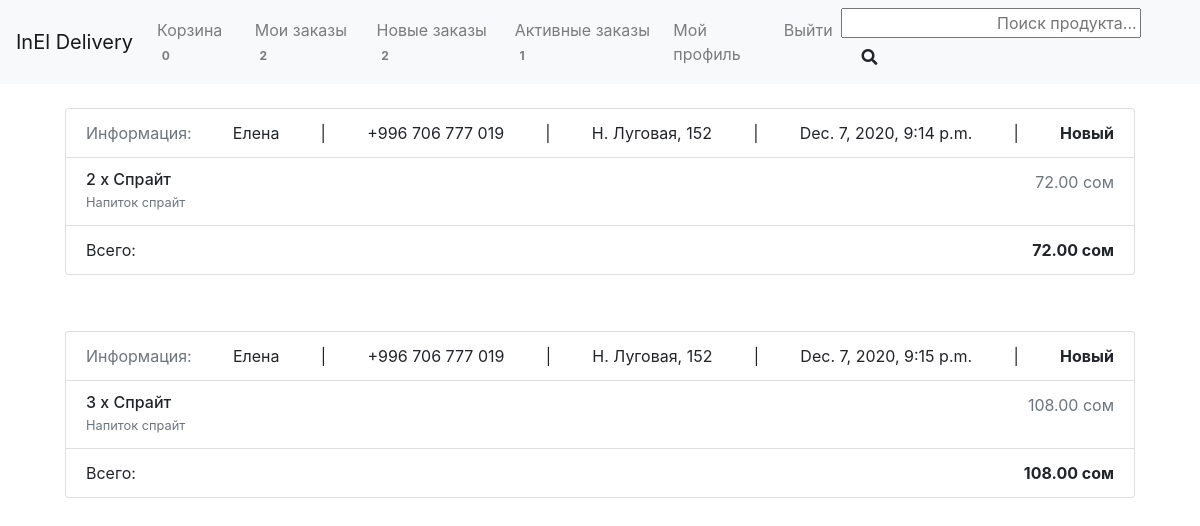
The page /ordered/ (signed in) on the database its author committed.
### inel_delivery/users/models.py (models this page shows, shortened)
class User(AbstractUser):
    name = CharField(_("Name of User"), blank=True, max_length=255)

### products/models.py (models this page shows, shortened)
class Deliveryman(models.Model):
    user = models.OneToOneField(settings.AUTH_USER_MODEL, on_delete=models.CASCADE, verbose_name="Пользователь")
    phone = models.CharField(max_length=255, verbose_name='Номер телефона')
    class Meta:
        verbose_name = "Курьер"
        verbose_name_plural = "Курьеры"

class Order(models.Model):
    STATUS = (
        ('Новый', 'Новый заказ'),
        ('В ожидании', 'Заказ в ожидании'),
        ('Выполнен', 'Выполненный заказ')
    )
    user = models.ForeignKey(settings.AUTH_USER_MODEL, on_delete=models.CASCADE, verbose_name="Пользователь")
    products = models.ManyToManyField(OrderProduct, verbose_name="Продукты")
    created_date = models.DateTimeField(verbose_name="Дата")
    status = models.CharField(max_length=16, default='Новый', choices=STATUS, verbose_name="Статус")
    ordered = models.BooleanField(default=False, verbose_name="Заказ оформлен")
    name = models.CharField(max_length=255, null=True, verbose_name="ИФО")
    phone = models.CharField(max_length=255, null=True, verbose_name='Номер телефона')
    address = models.TextField(null=True, verbose_name="Адрес")
    deliveryman = models.ForeignKey(Deliveryman, blank=True, null=True, on_delete=models.CASCADE, verbose_name="Курьер")
    def get_total(self):
        total = 0
        for product in self.products.all():
            total += product.get_final_price()
        return total
    class Meta:
        verbose_name = "Заказ"
        verbose_name_plural = "Заказы"
        permissions = (("view_orders_page", "Can view the orders page"),
                       ("take_orders", "Can take orders"),)

class OrderProduct(models.Model):
    user = models.ForeignKey(settings.AUTH_USER_MODEL, on_delete=models.CASCADE, verbose_name="Пользователь")
    product = models.ForeignKey(Product, on_delete=models.CASCADE, verbose_name="Продукт")
    amount = models.IntegerField(default=1, verbose_name="Количество")
    ordered = models.BooleanField(default=False, verbose_name="Заказ оформлен")
    def get_total_item_price(self):
        return self.amount * self.product.price
    def get_final_price(self):
        return self.get_total_item_price()
    class Meta:
        verbose_name = "Заказанный продукт"
        verbose_name_plural = "Заказанные продукты"

class Product(models.Model):
    name = models.CharField(max_length=255, verbose_name="Название")
    slug = models.SlugField(max_length=255, db_index=True)
    category = models.ForeignKey(Category, on_delete=models.CASCADE, verbose_name="Категория")
    store = models.ForeignKey(Store, on_delete=models.CASCADE, verbose_name="Магазин")
    price = models.DecimalField(decimal_places=2, max_digits=19, verbose_name="Цена")
    desc = models.CharField(max_length=255, verbose_name="Описание")
    available = models.BooleanField(default=True, verbose_name="Доступен")
    created = models.DateTimeField(auto_now_add=True)
    updated = models.DateTimeField(auto_now=True)
    picture = models.ImageField(upload_to="products_pic/", verbose_name="Картинка", blank=True,
                                default="products_pic/no-image.jpg")
    mini_picture = ImageSpecField(source="picture", processors=[ResizeToFill(800, 600)],
                                 format="JPEG", options={"quality": 100})
    class Meta:
        verbose_name = "Продукт"
        verbose_name_plural = "Продукты"

### products/views.py (the view)
# urls.py: path("ordered/", OrderedList.as_view(), name="ordered"),
class OrderedList(LoginRequiredMixin, PermissionRequiredMixin, ListView):
    model = Order
    permission_required = 'products.view_orders_page'
    template_name = 'products/ordered.html'
    context_object_name = 'ordered_list'
    def get_queryset(self):
        return Order.objects.filter(ordered=True, deliveryman=None)

### inel_delivery/utils/context_processors.py (called while the page is built)
def settings_context(_request):
    return {"DEBUG": settings.DEBUG}

### products/templatetags/cart_template_tags.py (called while the page is built)
@register.filter
def cart_item_count(user):
    if user.is_authenticated:
        qs = Order.objects.filter(user=user.id, ordered=False)
        if qs.exists():
            return qs[0].products.count()
    return 0

@register.filter
def ordered_count(user):
    if user.is_authenticated:
        qs = Order.objects.filter(ordered=True, deliveryman=None)
        if qs.exists():
            return qs.count()
    return 0

@register.filter
def my_order_count(user):
    if user.is_authenticated:
        qs = Order.objects.filter(user=user.id, ordered=True)
        if qs.exists():
            return qs.count()
    return 0

@register.filter
def orders_taken_count(user):
    if user.is_authenticated:
        if Deliveryman.objects.filter(user=user.id).exists():
            deliveryman = Deliveryman.objects.get(user=user.id)
            qs = Order.objects.filter(deliveryman=deliveryman)
            if qs.exists():
                return qs.count()
        return 0
    return 0

### inel_delivery/templates/products/ordered.html
{% extends "base.html" %}
{% load crispy_forms_tags %}
{% block content %}
  {% for ordered in ordered_list %}
    <div class="card-body">
      <ul class="list-group mb-3 z-depth-1">
        <li class="list-group-item d-flex justify-content-between lh-condensed">
          <span class="text-muted">Информация:</span>
          <span>{{ ordered.name }}</span>|<span>{{ ordered.phone }}</span>|
          <span>{{ ordered.address }}</span>|<span>{{ ordered.created_date }}</span>|
          <strong><span>{{ ordered.status }}</span></strong>
        </li>
        {% for order_product in ordered.products.all %}
        <li class="list-group-item d-flex justify-content-between lh-condensed">
            <div>
              <h6 class="my-0">{{ order_product.amount }} x {{ order_product.product.name }}</h6>
              <small class="text-muted">{{ order_product.product.desc }}</small>
            </div>
            <span class="text-muted">{{ order_product.get_final_price }} сом</span>
        </li>
        {% endfor %}
        <li class="list-group-item d-flex justify-content-between">
            <span>Всего:</span>
            <strong>{{ ordered.get_total }} сом</strong>
        </li>
      </ul>
    </div>
  {% endfor %}
{% endblock %}

### inel_delivery/templates/base.html (shortened to what this page needs)
{% load static i18n %}
{% load cart_template_tags %}
<!DOCTYPE html>
<html lang="en">
  <head>
    {% block css %}
    <link rel="stylesheet" href="https://pro.fontawesome.com/releases/v5.10.0/css/all.css"/>
    <link href="https://stackpath.bootstrapcdn.com/bootstrap/4.3.1/css/bootstrap.min.css" rel="stylesheet">
    <link href="{% static 'css/project.css' %}" rel="stylesheet">
    {% endblock %}
  </head>
  <body>
    <div class="mb-1">
      <nav class="navbar navbar-expand-md navbar-light bg-light">
        <a class="navbar-brand" href="{% url 'products:store_list' %}">InEl Delivery</a>
        <div class="collapse navbar-collapse" id="navbarSupportedContent">
          <ul class="navbar-nav mr-auto">
          {% if request.user.is_authenticated %}
            <li class="nav-item">
              <a class="nav-link" href="{% url 'products:order-summary' %}">Корзина
              <span class="badge red z-depth-1 mr-1"> {{ request.user|cart_item_count }} </span></a>
            </li>
            <li class="nav-item">
              <a class="nav-link" href="{% url 'products:order_owner_list' %}">Мои заказы
              <span class="badge red z-depth-1 mr-1"> {{ request.user|my_order_count }} </span></a>
            </li>
            {% if perms.products.view_orders_page %}
              <li class="nav-item">
                <a class="nav-link" href="{% url 'products:ordered' %}">Новые заказы
                <span class="badge red z-depth-1 mr-1"> {{ request.user|ordered_count }} </span></a>
              </li>
               <li class="nav-item">
                <a class="nav-link" href="{% url 'products:orders_taken' %}">Активные заказы
                <span class="badge red z-depth-1 mr-1"> {{ request.user|orders_taken_count }} </span></a>
              </li>
            {% endif %}
              <li class="nav-item">
                <a class="nav-link" href="{% url 'users:detail' request.user.username  %}">Мой профиль</a>
              </li>
              <li class="nav-item">
                <a class="nav-link" href="{% url 'account_logout' %}">Выйти</a>
              </li>
            {% endif %}
          </ul>
        </div>
      <form action="{% url 'products:search_products' %}" method="get">
          <input name="q" type="text" placeholder="Поиск продукта..." aria-label="Search" style="text-align: right; margin-right: 20px; width: 300px;">
          <button href="{% url 'products:search_products' %}" class="btn btn-outline-white btn-md my-0 ml-sm-2" type="submit"><i class="fas fa-search"></i></button>
      </form>
      </nav>
    </div>
    <div class="container">
      {% block content %}{% endblock content %}
    </div>
  </body>
</html>

### rows shown on the page
User: user|cart_item_count "0", user|my_order_count "2", user|ordered_count "2", user|orders_taken_count "1"
Order: name "Елена", phone "+996 706 777 019", address "Н. Луговая, 152", created_date "Dec. 7, 2020, 9:14 p.m.", status "Новый", get_total "72.00"
OrderProduct: amount "2", product.name "Спрайт", product.desc "Напиток спрайт", get_final_price "72.00"
Order: name "Елена", phone "+996 706 777 019", address "Н. Луговая, 152", created_date "Dec. 7, 2020, 9:15 p.m.", status "Новый", get_total "108.00"
OrderProduct: amount "3", product.name "Спрайт", product.desc "Напиток спрайт", get_final_price "108.00"
